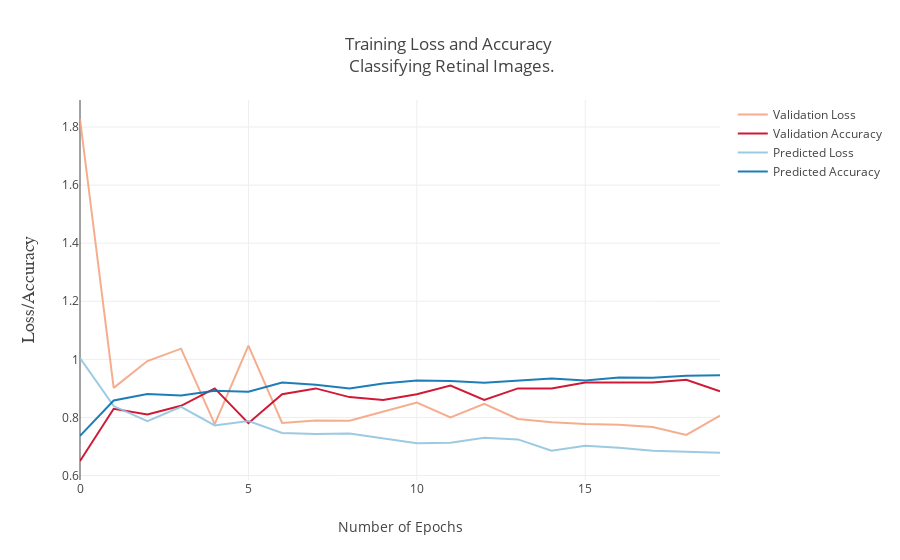

Write notebook code for a chart like this one.
### Code cell
N = epochs_num #Number of epochs in training

val_loss = go.Scatter(x=np.arange(0, N),y=H.history['val_loss'],
                name = "Validation Loss",line = dict(color = '#f4a582'),opacity = 0.9)

val_acc = go.Scatter(x=np.arange(0, N),y=H.history['val_acc'],
                name = "Validation Accuracy",line = dict(color = '#ca0020'),opacity = 0.9)

loss = go.Scatter(x=np.arange(0, N),y=H.history['loss'],
                name = "Predicted Loss",line = dict(color = '#92c5de'),opacity = 0.9)

acc = go.Scatter(x=np.arange(0, N),y=H.history['acc'],name = "Predicted Accuracy",
                line = dict(color = '#0571b0'),opacity = 0.9)

data = [val_loss,val_acc,loss,acc]


layout = go.Layout(title='Training Loss and Accuracy <br> Classifying Retinal Images.',
                yaxis=dict(title='Loss/Accuracy</b>',ticks='',showticklabels=True,showgrid=True,
                titlefont=dict(family='Arial, sans-serif',size=18))
                ,xaxis=dict(title='Number of Epochs',ticks='',tickangle=0))

fig = dict(data=data, layout=layout)
py.iplot(fig, filename = "Training Loss and Accuracy on Dataset")

### Figure 1 — Plotly figure (JSON) as saved in the notebook; plotly's stock layout.template omitted (floating-point values rounded to 4 significant figures)
{"data": [{"line": {"color": "#f4a582"}, "name": "Validation Loss", "opacity": 0.9, "type": "scatter", "uid": "1655a188-f46d-4174-945c-6bcca94e6ccc", "x": [0, 1, 2, 3, 4, 5, 6, 7, 8, 9, 10, 11, 12, 13, 14, 15, 16, 17, 18, 19], "y": [1.828, 0.9018, 0.9943, 1.037, 0.7769, 1.047, 0.781, 0.7897, 0.7889, 0.8211, 0.851, 0.7998, 0.8467, 0.7948, 0.7835, 0.7772, 0.775, 0.7671, 0.7397, 0.806]}, {"line": {"color": "#ca0020"}, "name": "Validation Accuracy", "opacity": 0.9, "type": "scatter", "uid": "00553683-e925-4bf6-b77f-901de2fccb55", "x": [0, 1, 2, 3, 4, 5, 6, 7, 8, 9, 10, 11, 12, 13, 14, 15, 16, 17, 18, 19], "y": [0.65, 0.83, 0.81, 0.84, 0.9, 0.78, 0.88, 0.9, 0.87, 0.86, 0.88, 0.91, 0.86, 0.9, 0.9, 0.92, 0.92, 0.92, 0.93, 0.89]}, {"line": {"color": "#92c5de"}, "name": "Predicted Loss", "opacity": 0.9, "type": "scatter", "uid": "2efd5708-621a-4628-bf66-c87a74bc8e2c", "x": [0, 1, 2, 3, 4, 5, 6, 7, 8, 9, 10, 11, 12, 13, 14, 15, 16, 17, 18, 19], "y": [1.004, 0.8392, 0.787, 0.8364, 0.7725, 0.7879, 0.7467, 0.7433, 0.7448, 0.7266, 0.7109, 0.7128, 0.7299, 0.7243, 0.6856, 0.7023, 0.6958, 0.6855, 0.6805, 0.678]}, {"line": {"color": "#0571b0"}, "name": "Predicted Accuracy", "opacity": 0.9, "type": "scatter", "uid": "16563161-0f92-4f7f-abfc-ef08067f4aec", "x": [0, 1, 2, 3, 4, 5, 6, 7, 8, 9, 10, 11, 12, 13, 14, 15, 16, 17, 18, 19], "y": [0.7367, 0.8583, 0.8806, 0.8759, 0.8923, 0.8888, 0.9204, 0.9122, 0.8993, 0.9169, 0.9274, 0.9251, 0.9192, 0.9274, 0.9344, 0.9274, 0.9379, 0.9368, 0.9438, 0.9456]}], "layout": {"title": {"text": "Training Loss and Accuracy <br> Classifying Retinal Images."}, "xaxis": {"tickangle": 0, "ticks": "", "title": {"text": "Number of Epochs"}}, "yaxis": {"showgrid": true, "showticklabels": true, "ticks": "", "title": {"font": {"family": "Arial, sans-serif", "size": 18}, "text": "Loss/Accuracy</b>"}}}}
